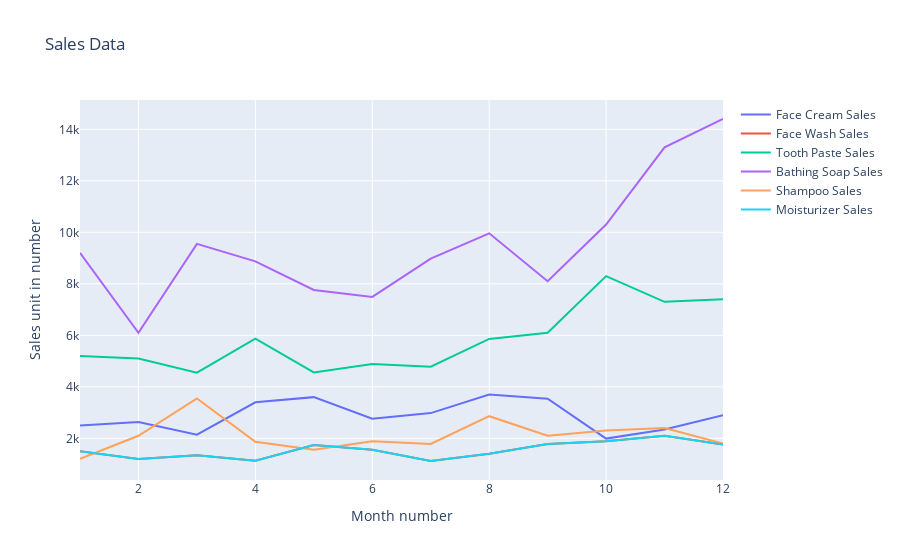

Notebook code cell kept with this figure:
### Code cell
import plotly.graph_objects as go

fig = go.Figure()

trace1 = go.Line(x=df["month_number"],
                    y=df["facecream"],
                    mode='lines',
                    name="Face Cream Sales"
                )
trace2 = go.Line(x=df["month_number"],
                 y=df["facewash"],
                 mode='lines',
                 name="Face Wash Sales"
                )
trace3 = go.Line(x=df["month_number"],
                 y=df["toothpaste"],
                 mode='lines',
                 name="Tooth Paste Sales"
                )
trace4 = go.Line(x=df["month_number"],
                 y=df["bathingsoap"],
                 mode='lines',
                 name="Bathing Soap Sales"
                )
trace5 = go.Line(x=df["month_number"],
                 y=df["shampoo"],
                 mode='lines',
                 name="Shampoo Sales"
                )
trace6 = go.Line(x=df["month_number"],
                 y=df["moisturizer"],
                 mode='lines',
                 name="Moisturizer Sales"
                )

fig.add_traces([trace1, trace2, trace3, trace4, trace5, trace6])
fig.update_layout(title="Sales Data",
                  xaxis_title="Month number",
                  yaxis_title="Sales unit in number")

fig.show()

### Figure 1 — Plotly figure (JSON) as saved in the notebook; plotly's stock layout.template omitted (floating-point values rounded to 4 significant figures)
{"data": [{"mode": "lines", "name": "Face Cream Sales", "type": "scatter", "x": [1, 2, 3, 4, 5, 6, 7, 8, 9, 10, 11, 12], "y": [2500, 2630, 2140, 3400, 3600, 2760, 2980, 3700, 3540, 1990, 2340, 2900]}, {"mode": "lines", "name": "Face Wash Sales", "type": "scatter", "x": [1, 2, 3, 4, 5, 6, 7, 8, 9, 10, 11, 12], "y": [1500, 1200, 1340, 1130, 1740, 1555, 1120, 1400, 1780, 1890, 2100, 1760]}, {"mode": "lines", "name": "Tooth Paste Sales", "type": "scatter", "x": [1, 2, 3, 4, 5, 6, 7, 8, 9, 10, 11, 12], "y": [5200, 5100, 4550, 5870, 4560, 4890, 4780, 5860, 6100, 8300, 7300, 7400]}, {"mode": "lines", "name": "Bathing Soap Sales", "type": "scatter", "x": [1, 2, 3, 4, 5, 6, 7, 8, 9, 10, 11, 12], "y": [9200, 6100, 9550, 8870, 7760, 7490, 8980, 9960, 8100, 10300, 13300, 14400]}, {"mode": "lines", "name": "Shampoo Sales", "type": "scatter", "x": [1, 2, 3, 4, 5, 6, 7, 8, 9, 10, 11, 12], "y": [1200, 2100, 3550, 1870, 1560, 1890, 1780, 2860, 2100, 2300, 2400, 1800]}, {"mode": "lines", "name": "Moisturizer Sales", "type": "scatter", "x": [1, 2, 3, 4, 5, 6, 7, 8, 9, 10, 11, 12], "y": [1500, 1200, 1340, 1130, 1740, 1555, 1120, 1400, 1780, 1890, 2100, 1760]}], "layout": {"autosize": true, "title": {"text": "Sales Data"}, "xaxis": {"autorange": true, "range": [1, 12], "title": {"text": "Month number"}, "type": "linear"}, "yaxis": {"autorange": true, "range": [382.2, 15140.0], "title": {"text": "Sales unit in number"}, "type": "linear"}}}
